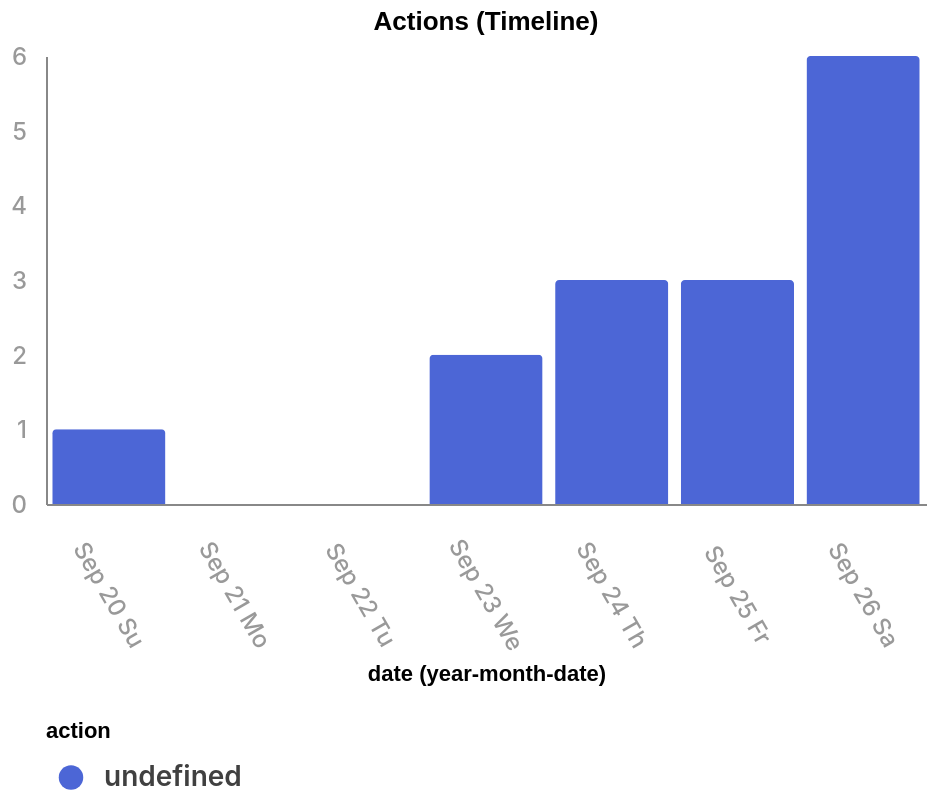

Source (Vega-Lite JSON):
### Vega-Lite specification from a JSON file in a GitHub repository (floating-point values rounded to 4 significant figures)
{"$schema": "https://vega.github.io/schema/vega-lite/v5.json", "description": "A basic bar chart example, with value labels shown upon mouse hover.", "width": 440, "height": 224, "padding": 5, "title": "Actions (Timeline)", "data": {"values": [{"date": "2020-09-20", "count": 1}, {"date": "2020-09-21", "count": 0}, {"date": "2020-09-22", "count": 0}, {"date": "2020-09-23", "count": 2}, {"date": "2020-09-24", "count": 3}, {"date": "2020-09-25", "count": 3}, {"date": "2020-09-26", "count": 6}]}, "encoding": {"x": {"field": "date", "type": "ordinal", "axis": {"labelAngle": -300}, "timeUnit": "yearmonthdate"}, "y": {"field": "count", "type": "quantitative"}, "color": {"field": "action", "type": "nominal", "scale": {"range": ["#4C66D6", "#38C396"]}}, "strokeWidth": {"value": 2}}, "mark": "bar", "config": {"view": {"stroke": "transparent"}, "mark": {"cornerRadiusTopLeft": 2, "cornerRadiusTopRight": 2}, "legend": {"orient": "bottom", "columns": 2, "labelColor": "rgba(0, 0, 0, 0.75)", "labelFont": "Inter", "labelFontSize": 14, "labelFontWeight": 600, "rowPadding": 20, "columnPadding": 50, "symbolStrokeWidth": 12, "symbolSize": 150, "symbolType": "circle"}, "axisX": {"labelAngle": 0, "tickOffset": 0, "format": "%b %d %a", "labelColor": "rgba(0, 0, 0, 0.4)", "labelFont": "Inter", "labelFontWeight": 500, "labelFontSize": 12, "labelPadding": 45, "tickCount": 5, "labelAlign": "center", "labelBaseline": "middle", "gridColor": "#C8C8C8", "labelExpr": "substring(datum.label, 0, 9)", "gridWidth": 2, "grid": false, "ticks": false}, "axisY": {"labelColor": "rgba(0, 0, 0, 0.4)", "labelFont": "Inter", "labelFontWeight": 500, "labelFontSize": 12, "labelPadding": 10, "tickCount": 6, "gridColor": "#C8C8C8", "gridWidth": 2, "title": "Units", "grid": false, "ticks": false}}}
